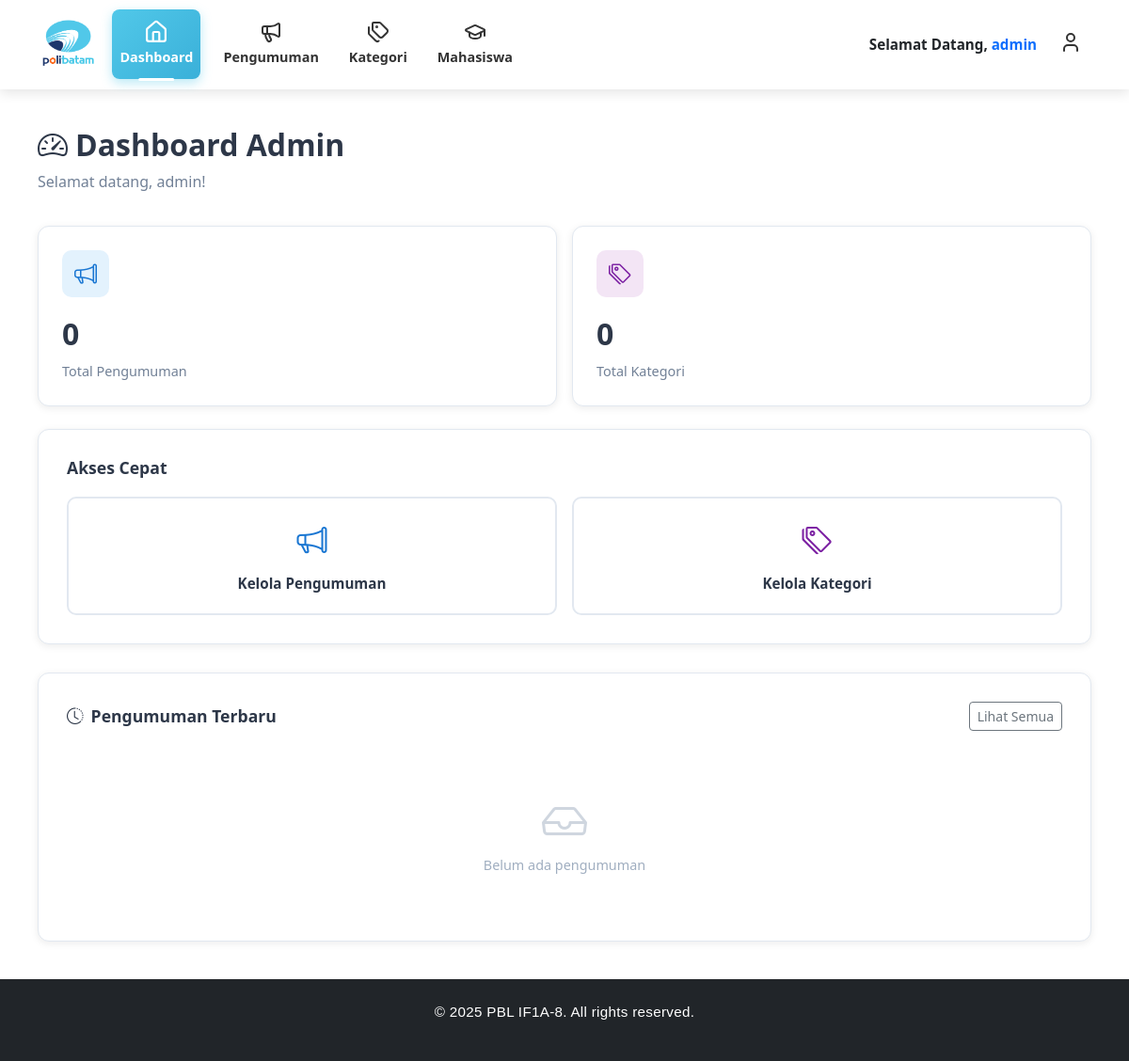
Before: /views/admin/dashboard.php (signed in) with the older database file.
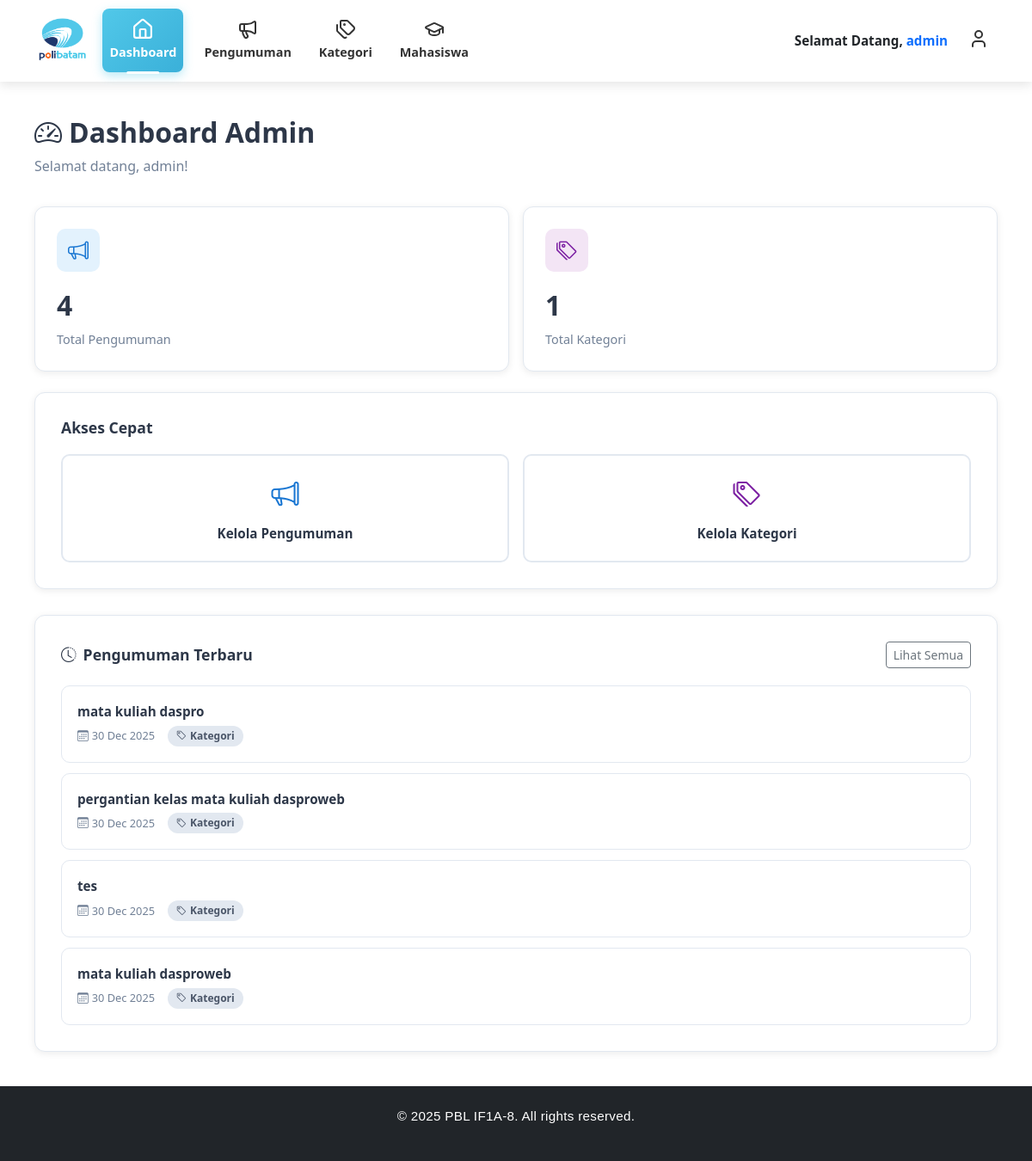
After: the same page with the newer database file.
### tables this page shows
CREATE TABLE `pengumuman` (
  `pengumuman_id` int NOT NULL,
  `judul` varchar(255) NOT NULL,
  `isi` text NOT NULL,
  `target_type` enum('all','jurusan','prodi','kelas') NOT NULL DEFAULT 'all',
  `target_jurusan_id` int DEFAULT NULL,
  `target_prodi_id` int DEFAULT NULL,
  `target_kelas` varchar(50) DEFAULT NULL,
  `kategori_id` int DEFAULT NULL,
  `created_by` int DEFAULT NULL,
  `created_at` timestamp NULL DEFAULT CURRENT_TIMESTAMP
);

### app/controllers/admin/dashboard_controller.php (called while the page is built, shortened)
<?php
class DashboardController
{
    private $db;
    public function __construct($config)
    {
        $this->db = $config;
    }
    public function index()
    {
        return [
            'total_pengumuman'   => $this->getCount("pengumuman"),
            'total_kategori'     => $this->getCount("kategori"),
            'pengumuman_terbaru' => $this->getLatest()
        ];
    }
    private function getCount($table, $where = null)
    {
        $sql = "SELECT COUNT(*) FROM $table";
        $result = mysqli_query($this->db, $sql);
        $row = mysqli_fetch_row($result);
        return $row[0] ?? 0;
    }
    private function getLatest()
    {
        $sql = "
            SELECT judul, kategori_id, created_at
            FROM pengumuman
            ORDER BY created_at DESC
            LIMIT 5
        ";
        $result = mysqli_query($this->db, $sql);
        return $result;
    }
}

### views/admin/dashboard.php (the view, shortened to what this page needs)
<?php
require_once __DIR__ . '/../../config/config.php';
require_once __DIR__ . '/../../app/controllers/admin/dashboard_controller.php';
$controller = new DashboardController($config);
$data = $controller->index();
$total_pengumuman = $data['total_pengumuman'];
$total_kategori = $data['total_kategori'];
$pengumuman_terbaru = $data['pengumuman_terbaru'];
?>
<!DOCTYPE html>
<html lang="id">
<head>
  <link href="https://cdn.jsdelivr.net/npm/bootstrap@5.3.0/dist/css/bootstrap.min.css" rel="stylesheet">
  <link href="https://cdn.jsdelivr.net/npm/bootstrap-icons@1.10.5/font/bootstrap-icons.css" rel="stylesheet">
</head>
<body>
  <?php include "header.php"; ?>
  <div class="main-content">
    <div class="dashboard-header">
      <h2><i class="bi bi-speedometer2 me-2"></i>Dashboard Admin</h2>
      <p>Selamat datang, <?= htmlspecialchars($_SESSION['username']) ?>!</p>
    </div>
    <div class="row g-3 mb-4">
      <div class="col-lg-6 col-md-6">
        <div class="stat-card">
          <div class="stat-icon icon-pengumuman">
            <i class="bi bi-megaphone"></i>
          </div>
          <div class="stat-number"><?= number_format($total_pengumuman) ?></div>
          <div class="stat-label">Total Pengumuman</div>
        </div>
      </div>
      <div class="col-lg-6 col-md-6">
        <div class="stat-card">
          <div class="stat-icon icon-kategori">
            <i class="bi bi-tags"></i>
          </div>
          <div class="stat-number"><?= number_format($total_kategori) ?></div>
          <div class="stat-label">Total Kategori</div>
        </div>
      </div>
    </div>
    <div class="quick-access-card">
      <h5>Akses Cepat</h5>
      <div class="row g-3">
        <div class="col-lg-6 col-md-6">
          <a href="pengumuman.php" class="quick-btn">
            <div class="btn-pengumuman">
              <i class="bi bi-megaphone"></i>
              <span>Kelola Pengumuman</span>
            </div>
          </a>
        </div>
        <div class="col-lg-6 col-md-6">
          <a href="kategori.php" class="quick-btn">
            <div class="btn-kategori">
              <i class="bi bi-tags"></i>
              <span>Kelola Kategori</span>
            </div>
          </a>
        </div>
      </div>
    </div>
    <div class="announcement-card">
      <h5>
        <span><i class="bi bi-clock-history me-2"></i>Pengumuman Terbaru</span>
        <a href="pengumuman.php" class="btn btn-sm btn-outline-secondary">Lihat Semua</a>
      </h5>
      <?php
      $count = 0;
      while ($row = mysqli_fetch_assoc($pengumuman_terbaru)) {
        $count++;
      ?>
        <div class="announcement-item">
          <div class="announcement-title">
            <?= htmlspecialchars($row['judul']) ?>
          </div>
          <div class="announcement-meta">
            <span><i class="bi bi-calendar3 me-1"></i><?= date('d M Y', strtotime($row['created_at'])) ?></span>
            <span class="announcement-badge">
              <i class="bi bi-tag me-1"></i>Kategori
            </span>
          </div>
        </div>
      <?php } ?>
      <?php if ($count == 0) { ?>
        <div class="empty-state">
          <i class="bi bi-inbox"></i>
          <p>Belum ada pengumuman</p>
        </div>
      <?php } ?>
    </div>
  </div>
  <?php include "footer.php"; ?>
</body>
</html>

Changed rows visible on the page:
added pengumuman: judul "mata kuliah daspro", created_at "30 Dec 2025"
added pengumuman: judul "pergantian kelas mata kuliah dasproweb", created_at "30 Dec 2025"
added pengumuman: judul "tes", created_at "30 Dec 2025"
added pengumuman: judul "mata kuliah dasproweb", created_at "30 Dec 2025"
Other visible differences:
$total_pengumuman: "0" → "4"
$total_kategori: "0" → "1"
text no longer shown: "Belum ada pengumuman"
